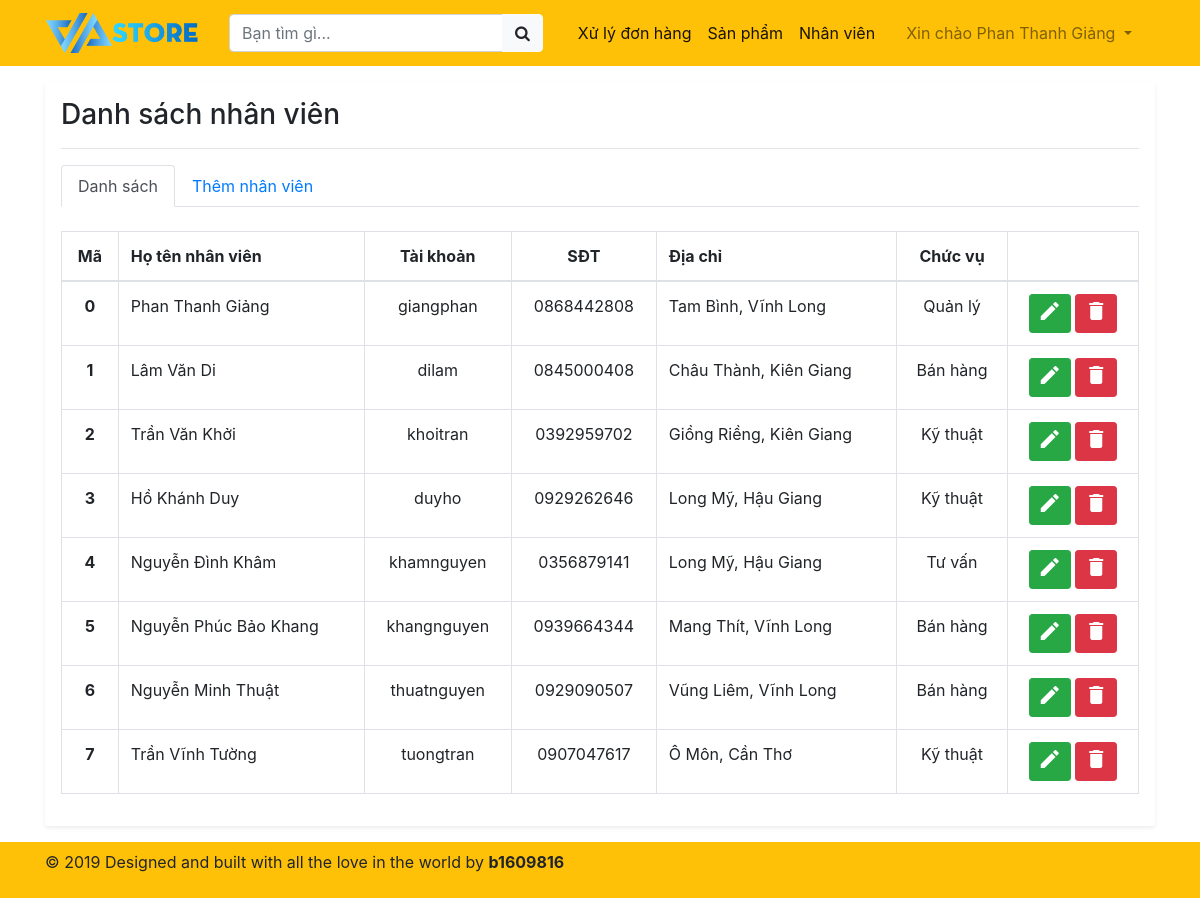
The page /admin/employee.php (signed in) on the database its author committed.
### tables this page shows
CREATE TABLE `nhanvien` (
  `MSNV` varchar(5) NOT NULL,
  `HoTenNV` varchar(50) NOT NULL,
  `ChucVu` varchar(50) NOT NULL,
  `DiaChi` varchar(50) DEFAULT NULL,
  `SoDienThoai` varchar(10) NOT NULL
);

CREATE TABLE `taikhoannhanvien` (
  `MSNV` varchar(5) NOT NULL,
  `TaiKhoan` varchar(20) NOT NULL,
  `MatKhau` varchar(200) NOT NULL
);

### admin/employee.php (the view, shortened to what this page needs)
<!doctype html>
<html lang="en">
  <head>
    <link rel="stylesheet" href="../css/bootstrap.min.css">
    <link rel="stylesheet" href="https://maxcdn.bootstrapcdn.com/font-awesome/latest/css/font-awesome.min.css">
    <link rel="stylesheet" href="https://cdnjs.cloudflare.com/ajax/libs/font-awesome/4.7.0/css/font-awesome.min.css">
  </head>
  <body>
    <nav class="navbar navbar-expand-lg navbar-light bg-warning sticky-top">
      <div class="container">
      <a class="navbar-brand">
        <img src="../img/logo.png"  height="40" alt="V.A Store">
      </a>
      <div class="collapse navbar-collapse" id="navbarSupportedContent">
        <form class="form-inline col-auto mr-auto" method="get">
          <div class="input-group">
            <input type="text" class="form-control " placeholder="Bạn tìm gì..." aria-label="Bạn tìm gì" aria-describedby="button-addon2" name="searchInput">
            <div class="input-group-append">
              <button class="btn btn-light bg-light" type="submit" id="searchBtn" name="searchBtn"><i class="fa fa-search"></i></button>
            </div>
          </div>
        </form>
        <ul class="navbar-nav col-auto">
          <li class="nav-item active">
            <a class="nav-link" href="dashboard.php">Xử lý đơn hàng</a>
          </li>
          <li class="nav-item active">
            <a class="nav-link" href="product.php">Sản phẩm</a>
          </li>
          <li class="nav-item active">
            <a class="nav-link" href="employee.php">Nhân viên</a>
          </li>
        </ul>
        <ul class="navbar-nav col-auto">
          <li class="nav-item dropdown">
            <a class="nav-link dropdown-toggle" data-toggle="dropdown" href="#" role="button" aria-haspopup="true" aria-expanded="false">
            <?php
                include 'connect.php';
                $select_username = "SELECT HoTenNV FROM nhanvien WHERE MSNV = '".$_SESSION['MSNV']."'";
                $username_query = mysqli_query($conn, $select_username);
                if ($username_query->num_rows > 0) {
                    while($row = mysqli_fetch_assoc($username_query))
                        echo 'Xin chào '.$row['HoTenNV'];
                }
            ?>
            </a>
          </li>
        </ul>
      </div>
    </div>
    </nav>
    <main role="main" class="container md">
    <div class="my-3 p-3 bg-white rounded shadow-sm">
    <h3>Danh sách nhân viên</h3>
    <hr>
    <nav>
      <div class="nav nav-tabs" id="nav-tab" role="tablist">
        <a class="nav-item nav-link active" id="nav-list-tab" data-toggle="tab" href="#nav-list" role="tab" aria-controls="nav-list" aria-selected="true">Danh sách</a>
        <a class="nav-item nav-link" id="nav-add-tab" data-toggle="tab" href="#nav-add" role="tab" aria-controls="nav-add" aria-selected="false">Thêm nhân viên</a>
      </div>
    </nav>
    <div class="tab-content" id="nav-tabContent">
      <div class="tab-pane fade show active" id="nav-list" role="tabpanel" aria-labelledby="nav-list-tab">
      <br>
        <table class="table table-hover table-bordered text-center">
          <thead>
            <tr>
              <th scope="col">Mã</th>
              <th scope="col" class="text-left">Họ tên nhân viên</th>
              <th scope="col">Tài khoản</th>
              <th scope="col">SĐT</th>
              <th scope="col" class="text-left">Địa chỉ</th>
              <th scope="col">Chức vụ</th>
              <th scope="col"></th>
            </tr>
          </thead>
          <tbody>
            <?php
              include 'connect.php';
              $select_emp = "SELECT * FROM nhanvien INNER JOIN taikhoannhanvien ON nhanvien.MSNV = taikhoannhanvien.MSNV";
              $result_emp = mysqli_query($conn, $select_emp);
              if ($result_emp->num_rows > 0){
                  while ($row = mysqli_fetch_assoc($result_emp)) {
                    switch ($row['ChucVu']) {
                      case 'quanly':
                        $chucvu = "Quản lý";
                        break;
                      case 'tuvan':
                        $chucvu = "Tư vấn";
                        break;
                      case 'banhang':
                        $chucvu = "Bán hàng";
                        break;
                      default:
                        $chucvu = "Kỹ thuật";
                        break;
                    }
            ?>
            <tr>
              <th><?php echo $row['MSNV']; ?></th>
              <td class="text-left"><?php echo $row['HoTenNV']; ?></td>
              <td><?php echo $row['TaiKhoan']; ?></td>
              <td><?php echo $row['SoDienThoai']; ?></td>
              <td class="text-left"><?php echo $row['DiaChi']; ?></td>
              <td><?php echo $chucvu; ?></td>
              <td>
               <form method="get" action="delete_emp.php">
                <button type="button" class="btn btn-success btn-sm" data-toggle="modal" data-target="#edit<?php echo $row['MSNV']; ?>"><i class="material-icons">edit</i></button>
                <button type="submit" class="btn btn-danger btn-sm" name="delete" value="<?php echo $row['MSNV']; ?>"><i class="material-icons">delete</i></button>
               </form>
              </td>
            </tr>
            <?php
                  }
              }
            ?>
          </tbody>
        </table>
      </div>
    </div>
    </main>
  </body>
  <nav class="navbar navbar-warning bg-warning">
  <div class="container">
    <p>&copy; 2019       Designed and built with all the love in the world by <strong>b1609816</strong>
    </p>
  </div>
  </nav>
  </body>
</html>

### rows shown on the page
nhanvien: HoTenNV "Phan Thanh Giảng"
taikhoannhanvien: MSNV "0", MSNV.HoTenNV "Phan Thanh Giảng", TaiKhoan "giangphan", MSNV.SoDienThoai "0868442808", MSNV.DiaChi "Tam Bình, Vĩnh Long", MSNV.ChucVu "Quản lý"
taikhoannhanvien: MSNV "1", MSNV.HoTenNV "Lâm Văn Di", TaiKhoan "dilam", MSNV.SoDienThoai "0845000408", MSNV.DiaChi "Châu Thành, Kiên Giang", MSNV.ChucVu "Bán hàng"
taikhoannhanvien: MSNV "2", MSNV.HoTenNV "Trần Văn Khởi", TaiKhoan "khoitran", MSNV.SoDienThoai "0392959702", MSNV.DiaChi "Giồng Riềng, Kiên Giang", MSNV.ChucVu "Kỹ thuật"
taikhoannhanvien: MSNV "3", MSNV.HoTenNV "Hồ Khánh Duy", TaiKhoan "duyho", MSNV.SoDienThoai "0929262646", MSNV.DiaChi "Long Mỹ, Hậu Giang", MSNV.ChucVu "Kỹ thuật"
taikhoannhanvien: MSNV "4", MSNV.HoTenNV "Nguyễn Đình Khâm", TaiKhoan "khamnguyen", MSNV.SoDienThoai "0356879141", MSNV.DiaChi "Long Mỹ, Hậu Giang", MSNV.ChucVu "Tư vấn"
taikhoannhanvien: MSNV "5", MSNV.HoTenNV "Nguyễn Phúc Bảo Khang", TaiKhoan "khangnguyen", MSNV.SoDienThoai "0939664344", MSNV.DiaChi "Mang Thít, Vĩnh Long", MSNV.ChucVu "Bán hàng"
taikhoannhanvien: MSNV "6", MSNV.HoTenNV "Nguyễn Minh Thuật", TaiKhoan "thuatnguyen", MSNV.SoDienThoai "0929090507", MSNV.DiaChi "Vũng Liêm, Vĩnh Long", MSNV.ChucVu "Bán hàng"
taikhoannhanvien: MSNV "7", MSNV.HoTenNV "Trần Vĩnh Tường", TaiKhoan "tuongtran", MSNV.SoDienThoai "0907047617", MSNV.DiaChi "Ô Môn, Cần Thơ", MSNV.ChucVu "Kỹ thuật"
